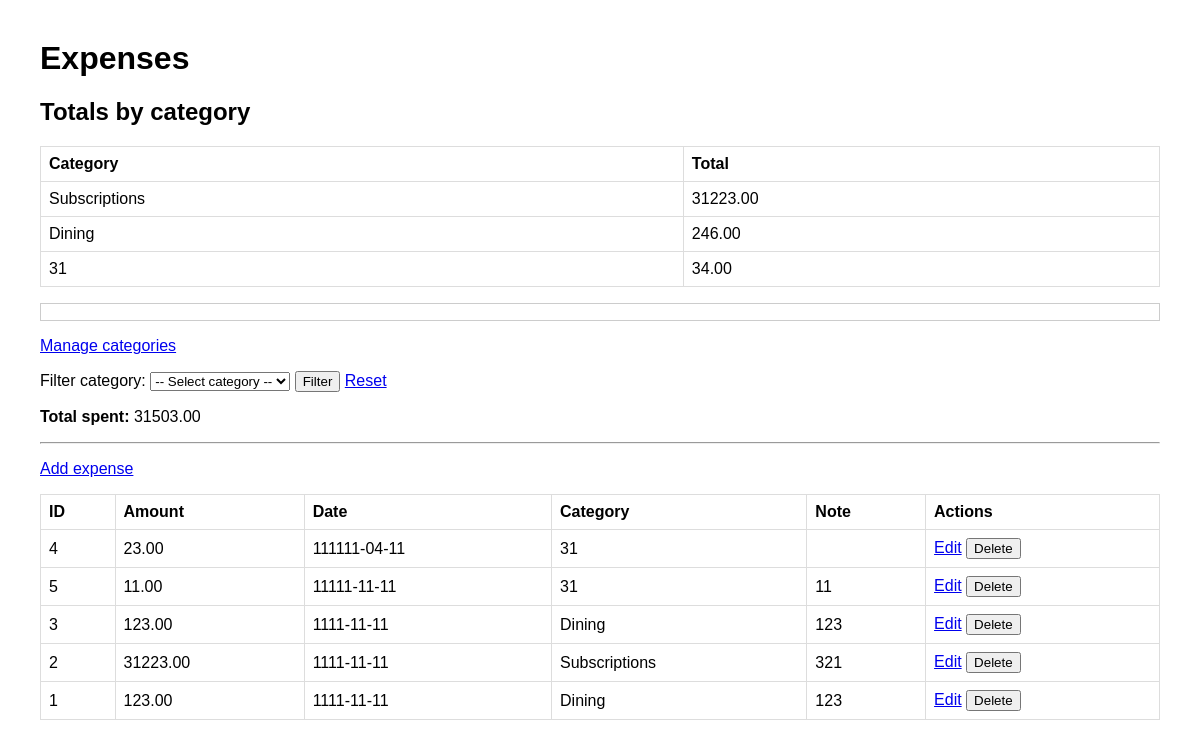
Before: /expenses with the older database file.
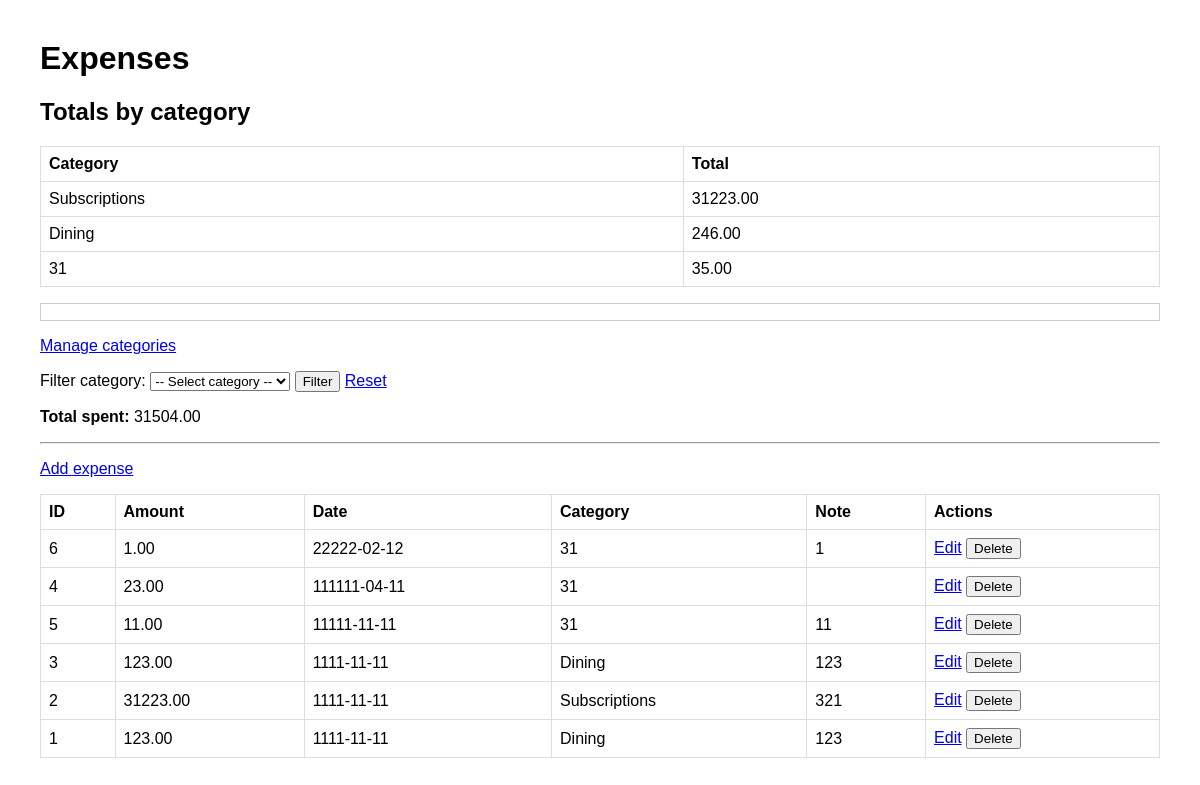
After: the same page with the newer database file.
### tables this page shows
CREATE TABLE expenses (
  id INTEGER PRIMARY KEY AUTOINCREMENT,
  user_id INTEGER NOT NULL,
  category_id INTEGER NOT NULL,
  amount REAL NOT NULL CHECK (amount >= 0),
  date TEXT NOT NULL,
  note TEXT,
  FOREIGN KEY (user_id) REFERENCES users(id),
  FOREIGN KEY (category_id) REFERENCES categories(id)
);

CREATE TABLE categories (
  id INTEGER PRIMARY KEY AUTOINCREMENT,
  user_id INTEGER NOT NULL,
  name TEXT NOT NULL,
  FOREIGN KEY (user_id) REFERENCES users(id),
  UNIQUE (user_id, name)
);

### webapp.py (the view)
@app.get("/expenses")
def list_expenses():
    category = request.args.get("category", "").strip()
    if category:
        rows = expenses.get_expenses_by_category(category)
        total = expenses.get_total_spent(category)
    else:
        rows = expenses.get_all_expenses()
        total = expenses.get_total_spent()
    category_totals = expenses.get_category_totals()
    categories = expenses.get_categories()  # <- added
    return render_template(
        "Site.html",
        rows=rows,
        category=category,
        total=total,
        category_totals=category_totals,
        categories=categories,  # <- added
    )

### database.py (called while the page is built)
def get_connection():
    conn = sqlite3.connect(DB_NAME)
    conn.execute("PRAGMA foreign_keys = ON")
    conn.row_factory = sqlite3.Row
    return conn

### expenses.py (called while the page is built)
def get_total_spent(category=None):
    conn = get_connection()
    if category:
        row = conn.execute("""
            SELECT COALESCE(SUM(e.amount), 0)
            FROM expenses e
            JOIN categories c ON c.id = e.category_id
            WHERE e.user_id = ? AND c.name = ?
        """, (CURRENT_USER_ID, category)).fetchone()
    else:
        row = conn.execute("""
            SELECT COALESCE(SUM(amount), 0)
            FROM expenses
            WHERE user_id = ?
        """, (CURRENT_USER_ID,)).fetchone()
    conn.close()
    return float(row[0])

def get_category_totals():
    conn = get_connection()
    rows = conn.execute("""
        SELECT c.name AS category, COALESCE(SUM(e.amount), 0) AS total
        FROM expenses e
        JOIN categories c ON c.id = e.category_id
        WHERE e.user_id = ?
        GROUP BY c.name
        ORDER BY total DESC
    """, (CURRENT_USER_ID,)).fetchall()
    conn.close()
    return rows

def get_categories():
    conn = get_connection()
    rows = conn.execute(
        "SELECT name FROM categories WHERE user_id = ? ORDER BY name",
        (CURRENT_USER_ID,),
    ).fetchall()
    conn.close()
    return rows

def get_all_expenses():
    conn = get_connection()
    rows = conn.execute(
        """
        SELECT e.id, e.amount, e.date, c.name AS category, e.note
        FROM expenses e
        JOIN categories c ON c.id = e.category_id
        WHERE e.user_id = ?
        ORDER BY e.date DESC, e.id DESC
        """,
        (CURRENT_USER_ID,),
    ).fetchall()
    conn.close()
    return rows

### templates/Site.html (shortened to what this page needs)
<!doctype html>
<html>
<head>
  <link rel="stylesheet" href="{{ url_for('static', filename='Site.css') }}">
</head>
<body>
  <h1>Expenses</h1>
  <h2>Totals by category</h2>
  <table>
    <thead>
      <tr>
        <th>Category</th>
        <th>Total</th>
      </tr>
    </thead>
    <tbody>
      {% for c in category_totals %}
        <tr>
          <td>{{ c[0] }}</td>
          <td>{{ "%.2f"|format(c[1]) }}</td>
        </tr>
      {% endfor %}
    </tbody>
  </table>
    <ul class="flashes">
        <li>{{ message }}</li>
    </ul>
      <p><a href="{{ url_for('list_categories') }}">Manage categories</a></p>
  <form method="get" action="{{ url_for('list_expenses') }}">
    <label>Filter category:</label>
    <select name="category">
      <option value="">-- Select category --</option>
    </select>
    <button type="submit">Filter</button>
    <a href="{{ url_for('list_expenses') }}">Reset</a>
  </form>
  <p><strong>Total spent{% if category %} on {{ category }}{% endif %}:</strong>
   {{ "%.2f"|format(total) }}</p>
<hr>
  <p><a href="{{ url_for('new_expense') }}">Add expense</a></p>
  <table>
    <thead>
      <tr>
        <th>ID</th><th>Amount</th><th>Date</th><th>Category</th><th>Note</th><th>Actions</th>
      </tr>
    </thead>
    <tbody>
      {% for r in rows %}
        <tr>
          <td>{{ r[0] }}</td>
          <td>{{ "%.2f"|format(r[1]) }}</td>
          <td>{{ r[2] }}</td>
          <td>{{ r[3] }}</td>
          <td>{{ r[4] or "" }}</td>
          <td>
            <a href="{{ url_for('edit_expense', expense_id=r[0]) }}">Edit</a>
            <form action="{{ url_for('delete_expense', expense_id=r[0]) }}"
                  method="post"
                  style="display:inline;">
              <button type="submit" onclick="return confirm('Delete this expense?')">
                Delete
              </button>
            </form>
          </td>
        </tr>
      {% endfor %}
    </tbody>
  </table>
</body>
</html>

### static/Site.css (style rules this page uses)
body { font-family: Arial, sans-serif; margin: 40px; }
table { border-collapse: collapse; width: 100%; }
th, td { border: 1px solid #ddd; padding: 8px; }
th { text-align: left; }
.flashes { list-style: none; padding: 0; }
.flashes li { margin: 8px 0; padding: 8px; border: 1px solid #ccc; }

Changed rows visible on the page:
added expenses: id "6", amount "1.00", date "22222-02-12", name "31", note "1"
Other visible differences:
{{ "%.2f"|format(total) }}: "31503.00" → "31504.00"
new list line: "31 35.00"
list line gone: "31 34.00"
